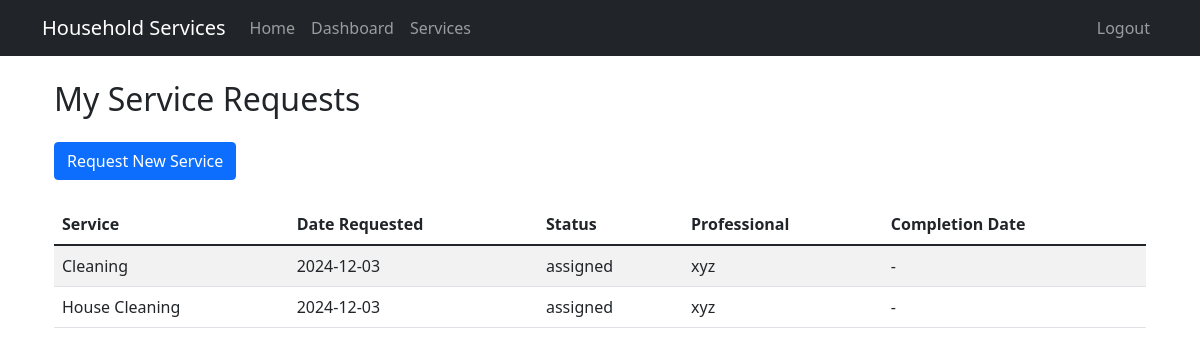
Screenshot of /customer/dashboard (signed in) with the database file from the repository.
### models/service_request.py (models this page shows)
class ServiceRequest(db.Model):
    id = db.Column(db.Integer, primary_key=True)
    service_id = db.Column(db.Integer, db.ForeignKey('service.id'), nullable=False)
    customer_id = db.Column(db.Integer, db.ForeignKey('user.id'), nullable=False)
    professional_id = db.Column(db.Integer, db.ForeignKey('user.id'))
    date_of_request = db.Column(db.DateTime, default=datetime.utcnow)
    date_of_completion = db.Column(db.DateTime)
    status = db.Column(db.String(20), default='requested')
    remarks = db.Column(db.Text)
    service = db.relationship('Service', back_populates='requests')
    customer = db.relationship('User', foreign_keys=[customer_id], backref='customer_requests')
    professional = db.relationship('User', foreign_keys=[professional_id], backref='professional_requests')

### models/service.py (models this page shows)
class Service(db.Model):
    id = db.Column(db.Integer, primary_key=True)
    name = db.Column(db.String(100), nullable=False)
    base_price = db.Column(db.Float, nullable=False)
    time_required = db.Column(db.String(50))
    description = db.Column(db.Text)
    requests = db.relationship('ServiceRequest', back_populates='service', cascade='all, delete-orphan')

### models/user.py (models this page shows, shortened)
class User(db.Model):
    id = db.Column(db.Integer, primary_key=True)
    username = db.Column(db.String(80), unique=True, nullable=False)
    password = db.Column(db.String(120), nullable=False)
    email = db.Column(db.String(120), unique=True, nullable=False)
    role = db.Column(db.String(20), nullable=False)
    is_active = db.Column(db.Boolean, default=True)
    date_created = db.Column(db.DateTime, default=datetime.utcnow)

### routes/customer.py (the view)
@customer_bp.route('/dashboard')
def dashboard():
    if session.get('role') != 'customer':
        return redirect(url_for('auth.login'))
    user_id = session.get('user_id')
    service_requests = ServiceRequest.query.filter_by(customer_id=user_id).all()
    return render_template('customer/dashboard.html', service_requests=service_requests)

### templates/customer/dashboard.html (shortened to what this page needs)
{% extends "base.html" %}
{% block content %}
<div class="container">
    <h2 class="mb-4">My Service Requests</h2>
    <div class="mb-4">
        <a href="{{ url_for('customer.services') }}" class="btn btn-primary">Request New Service</a>
    </div>
    <div class="table-responsive">
        <table class="table table-striped">
            <thead>
                <tr>
                    <th>Service</th>
                    <th>Date Requested</th>
                    <th>Status</th>
                    <th>Professional</th>
                    <th>Completion Date</th>
                </tr>
            </thead>
            <tbody>
                {% for request in service_requests %}
                <tr>
                    <td>{{ request.service.name }}</td>
                    <td>{{ request.date_of_request.strftime('%Y-%m-%d') }}</td>
                    <td>{{ request.status }}</td>
                    <td>
                        {% if request.professional_id %}
                            {{ request.professional.username }}
                        {% else %}
                            Not assigned
                        {% endif %}
                    </td>
                    <td>
                        {% if request.date_of_completion %}
                            {{ request.date_of_completion.strftime('%Y-%m-%d') }}
                        {% else %}
                            -
                        {% endif %}
                    </td>
                </tr>
                {% endfor %}
            </tbody>
        </table>
    </div>
</div>
{% endblock %}

### rows the page displays
ServiceRequest: service.name "Cleaning", date_of_request "2024-12-03", status "assigned", professional.username "xyz"
ServiceRequest: service.name "House Cleaning", date_of_request "2024-12-03", status "assigned", professional.username "xyz"
